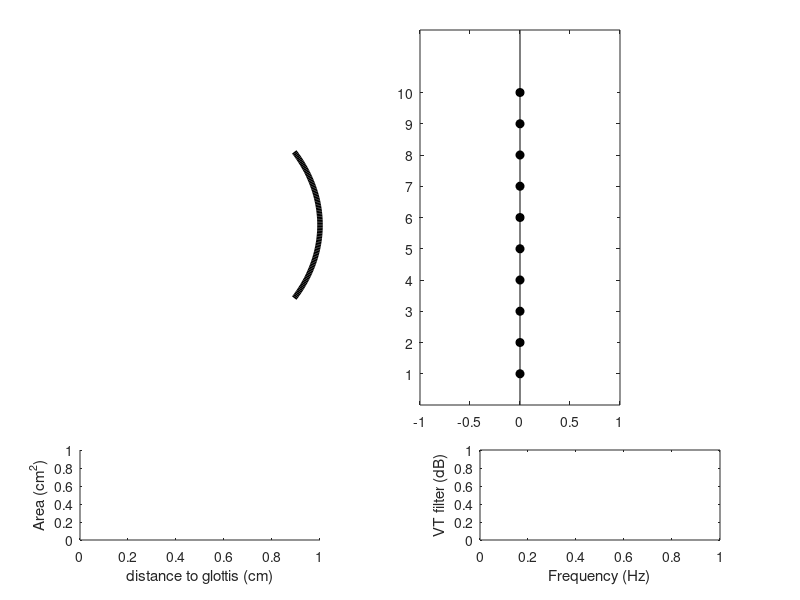

This figure's MATLAB source: (Note: this script raises an error after producing the figure.)
function varargout=diva_vtdisp_Ricky(option,varargin)

if ~nargin||isempty(option), option='init'; end
hfig=[];
if ishandle(option), hfig=option; option=varargin{1}; varargin=varargin(2:end); end

switch(lower(option))
    case 'init'
        %data.state.x=zeros(13,1);
        %[data.state.y,data.state.z,data.state.Outline]=diva_synth(data.state.x);
        
        % setting up figure
        data.handles.hfig=figure('units','norm','position',[.3 .5 .4 .4],'menubar','none','name','DIVA vocal tract display','numbertitle','off','color','w');
        
        % setting up 2D vocal tract
        %data.handles.hax1=axes('units','norm','position',[.05 .3 .45 .65],'color',1*[1 1 1]);
        data.handles.hax1=axes('units','norm','position',[0 .3 .45 .65],'color',1*[1 1 1]);
        
        % memory first (h0 is outline, h1 is fill)
        % ver1 solid moving, dotted fixed
        % ver2 is the opposite
        data.handles.h1_memory=patch(nan,nan,'k','facecolor',.85*[1 1 1],'linestyle','--','edgecolor','none','linewidth',2,'parent',data.handles.hax1);
        % regular 2D representation
        data.handles.h1=patch(nan,nan,'k','facecolor',.85*[1 1 1],'edgecolor','none','linewidth',2,'parent',data.handles.hax1);
        hold(data.handles.hax1,'on'); data.handles.h0=plot(nan,nan,'k','linewidth',2,'parent',data.handles.hax1); hold(data.handles.hax1,'off');
        hold(data.handles.hax1,'on'); data.handles.h0_memory=plot(nan,nan,'k','linestyle',':','linewidth',2,'parent',data.handles.hax1); hold(data.handles.hax1,'off');
        
        axis(data.handles.hax1,'equal','tight');
        set(data.handles.hax1,'xcolor','w','ycolor','w','xtick',[],'ytick',[],'xdir','reverse');
        %set(data.handles.h1,'xdata',real(data.state.Outline),'ydata',imag(data.state.Outline));
        
        % setting up supplementary plots for 2D vocal tract vocalization
        data.handles.hax1a=axes('units','norm','position',[.36 .3 .04 .65]);
        data.handles.hax1b=axes('units','norm','position',[.40 .3 .04 .65]);
        data.handles.hax1c=axes('units','norm','position',[.44 .3 .04 .65]);
        % arc plot data
        t = linspace(150, 210, 100); t2 = linspace(135, 225, 100); t3 = linspace(120, 240, 100);
        x  = 3 * cosd(t);y  = 3 * sind(t);x2 = 4 * cosd(t2);y2 = 4 * sind(t2);x3 = 5 * cosd(t3);y3 = 5 * sind(t3);
        data.handles.h1a = plot(-x+2, -y, 'k-', 'LineWidth', 4, 'parent', data.handles.hax1a,'visible', 'on');
        data.handles.h1b = plot(-x2, -y2, 'k-', 'LineWidth', 4, 'parent', data.handles.hax1b,'visible', 'off');
        data.handles.h1c = plot(-x3, -y3, 'k-', 'LineWidth', 4, 'parent', data.handles.hax1c,'visible', 'off');
        set(data.handles.hax1a, 'YLim', [-4 4], 'XLim', [4.5 5]); set(data.handles.hax1b, 'YLim', [-4 4], 'XLim', [3.3 4]); set(data.handles.hax1c, 'YLim', [-6 6], 'XLim', [3.0 5]);
        set(data.handles.hax1a,'box','off','xtick',[],'ytick',[], 'visible', 'off'); set(data.handles.hax1b,'box','off','xtick',[],'ytick',[], 'visible', 'off'); set(data.handles.hax1c,'box','off','xtick',[],'ytick',[], 'visible', 'off');
        
        % plotting area function
        data.handles.hax2=axes('units','norm','position',[.1 .1 .3 .15],'color',.85*[1 1 1]);
        data.handles.h2=patch(nan,nan,'k','facecolor',1*[1 1 1],'edgecolor','k','linewidth',2,'parent',data.handles.hax2);
        xlabel(data.handles.hax2,'distance to glottis (cm)'); ylabel(data.handles.hax2,'Area (cm^2)');
        % plotting frequency spectrum
        data.handles.hax3=axes('units','norm','position',[.6 .1 .3 .15],'box','off');
        data.handles.h3=plot(nan,nan,'k','color','k','linewidth',2,'parent',data.handles.hax3);
        xlabel(data.handles.hax3,'Frequency (Hz)');
        ylabel(data.handles.hax3,'VT filter (dB)');
        
        % plotting vert 'bar-sliders'
        %data.handles.hax4 = axes('units','norm','position',[.525 .325 .45 .625]);
        %data.handles.hplot4 = bar(zeros(1,13)); % psst you need to plot the bar first, before changing the axes properties
        %data.handles.hax4.YLimMode = 'manual';  % or else it'll just change the Ylim properties to be the default for bar plots!!
        %data.handles.hax4.YLim = [-1 1];        % used to be -3 to 3, but that seemed excessive....
        %data.handles.hplot4.FaceColor = 'flat';
        %data.handles.hplot4 = bar(-3+(3+3)*rand(1,13));
        
        % plotting new horizontal  'bar-sliders'
        % main articulators (1-10)
        %data.handles.hax4 = axes('units','norm','position',[.525 .325 .45 .625]);
        data.handles.hax4 = axes('units','norm','position',[.525 .325 .25 .625]);
        data.handles.hplot4 = barh(zeros(1,10), 'BarWidth', 0.8); % psst you need to plot the bar first, before changing the axes properties
        hold on; data.handles.hplot5=plot(zeros(10,1),1:10,'ko','markerfacecolor','k'); hold off
        labels = diva_vocaltract();
        data.handles.hplot4.FaceColor = 'flat';
        set(data.handles.hax4, 'YLimMode', 'manual', 'YLim', [0.5 10.5], 'XLimMode', 'manual', 'XLim', [-1 1], 'YDir', 'reverse');
        set(data.handles.hax4, 'YTickLabel', labels.Input.Plots_label(2:11));
        %set(data.handles.hax4,'ButtonDownFcn',@mArtdowncallback);
        %set(data.handles.hax4, 'YAxisLocation', 'origin');
        
        % extra articulators (11-13)
        data.handles.hax4b = axes('units','norm','position',[.825 .325 .15 .625]);
        data.handles.hplot4b = bar([11:1:13],[0 .5 .5], 'BarWidth', 0.7); % psst you need to plot the bar first, before changing the axes properties
        hold on; data.handles.hplot5b=plot(11:13,[0 .5 .5],'ko','markerfacecolor','k'); hold off
        data.handles.hplot4b.FaceColor = 'flat';
        set(data.handles.hax4b, 'YLimMode', 'manual', 'YLim', [-1 1], 'XLimMode', 'manual', 'XLim', [10.5 13.5], 'XTickMode', 'manual', 'XTickLabel', {'tension','pressure','voicing'}, 'XTickLabelRotation',45);
        
        set(data.handles.hfig,'WindowButtonDownFcn',@downcallback, 'WindowButtonUpFcn',@upcallback, 'WindowButtonMotionFcn',@overcallback); % callback for when mouse hovers over plot
        
        %for n1=1:13 % this is where the sliders are created, need to replace these with bars (for now)
        %    data.handles.hslider(n1)=uicontrol('units','norm','position',[.6 .90-(n1-1)*.05 .3 .05],'style','slider','min',-3,'max',3,'callback',@(varargin)diva_vtdisp(data.handles.hfig,'setslider',n1));
        %end
        
        % flag for first time setup
        data.setup = 1;
        set(data.handles.hfig,'userdata',data);
        diva_vtdisp_Ricky(data.handles.hfig,'update',[zeros(10,1);0;.5;.5]); % uses 'update' case to initialize default plots
        drawnow;
        
    case 'setslider' % called when a slider is moved, or mouse is released
        %stateData = varargin{1};
        if isempty(hfig), hfig=gcf; end
        data=get(hfig,'userdata');
        n=[];
        %if numel(varargin)>=1, n=varargin{1}; end
        %if numel(varargin)>=2, v=varargin{2}; end
        if isfield(data, 'curBar') && isfield(data, 'curBarVal')
            n=data.curBar;
            v=data.curBarVal;
        elseif isfield(data, 'newVocalT')
            v=0;
        else
            return;
        end
        if isempty(n), n=1:numel(v); end
        try, x=data.state.x(:,end);
        catch, x=zeros(13,1);
        end
        if isfield(data, 'newVocalT')
            x=diva_solveinv(x,data.newVocalT,'outline','lambda',0.02,'center',data.oldVocalT);
            x=max(-1,min(1,x));
            %diva_vtdisp_Ricky(hfig,'test',x,stateData);
            diva_vtdisp_Ricky(hfig,'updsliders',x,data);
            data = rmfield(data,'newVocalT'); % remove vCord var so that GUI doesn't always assume you are changing the vocal cord
        end
        x=repmat(x,[1,100]);
        x(n,:)=[linspace(x(n,1),v,20),repmat(v,1,80)];
        diva_vtdisp_Ricky(hfig,'update',x,data);
        
        %     case 'test'
        %         %clf;
        %         data=get(hfig,'userdata');
        %         [Aud,Som,Outline]=diva_synth(varargin{1},'explicit');
        %         set(data.handles.h1,'xdata',real(Outline),'ydata',imag(Outline));
        %         hold on; plot(Outline,'.-'); hold off; axis equal off;
        
    case 'updsliders'
        if isempty(hfig), hfig=gcf; end
        data=get(hfig,'userdata');
        %stateData = varargin{2};
        %x = varargin{1};
        newVals = varargin{1}';
        % for main articulators
        set(data.handles.hplot4, 'YData', newVals(1:10));
        set(data.handles.hplot5, 'XData', newVals(1:10));
        % for supp articulators
        set(data.handles.hplot4b, 'YData', newVals(11:13));
        set(data.handles.hplot5b, 'YData', newVals(11:13));
        set(data.handles.hfig,'userdata',data);
        
    case 'update'
        %if numel(varargin)> 1
        %    stateData = varargin{2};
        %end
        if isempty(hfig), hfig=gcf; end
        data=get(hfig,'userdata');
        data.state.x=varargin{1};
        
        % vocalization display
        if exist('data', 'var') == 1 && isfield(data, 'curBar')
            if data.curBar == 13
                if data.curBarVal >= 0.6
                    set(data.handles.h1a, 'visible', 'on');
                    set(data.handles.h1b, 'visible', 'on');
                    set(data.handles.h1c, 'visible', 'on');
                    set(data.handles.hfig,'userdata',data);
                elseif data.curBarVal >= 0.3
                    set(data.handles.h1a, 'visible', 'on');
                    set(data.handles.h1b, 'visible', 'on');
                    set(data.handles.h1c, 'visible', 'off');
                    set(data.handles.hfig,'userdata',data);
                elseif data.curBarVal >= 0
                    set(data.handles.h1a, 'visible', 'on');
                    set(data.handles.h1b, 'visible', 'off');
                    set(data.handles.h1c, 'visible', 'off');
                    set(data.handles.hfig,'userdata',data);
                else
                    set(data.handles.h1a, 'visible', 'off');
                    set(data.handles.h1b, 'visible', 'off');
                    set(data.handles.h1c, 'visible', 'off');
                    set(data.handles.hfig,'userdata',data);
                end
            end
        end
        
        if exist('data', 'var') == 1 && isfield(data, 'ready2play')
            if data.ready2play
                %if size(data.state.x,2)>1,
                [data.state.s,data.state.fs]=diva_synth(data.state.x,'sound');
                sound(data.state.s,data.state.fs);
                %end
            end
        end
        
        d=1.0*.75/10;
        fs=4*11025;
        
        %pay attention here for real-time plot update
        %for n=[1:9:size(data.state.x,2)-1,size(data.state.x,2)]
        n=[1:9:size(data.state.x,2)-1,size(data.state.x,2)];
        n=n(end);
        %n = 100;
        
        [data.state.Aud,data.state.Som,data.state.Outline,data.state.af,data.state.filt]=diva_synth(data.state.x(:,n), 'explicit');
        
        % vocal tract configuration
        x=data.state.Outline;
        x(end+1)=x(1);
        
        if data.setup
            set(data.handles.h0,'xdata',real(x),'ydata',imag(x));
            set(data.handles.h0_memory,'xdata',real(x),'ydata',imag(x));
            data.setup = 0;
            set(data.handles.hfig,'userdata',data);
        end
        
        if exist('data', 'var') == 1 && isfield(data, 'ready2play')
            if data.ready2play
                % Vocal tract memory ver 1
                set(data.handles.h0_memory,'xdata',real(x),'ydata',imag(x));
                % ver 2
                %set(data.handles.h0,'xdata',real(x),'ydata',imag(x));
                set(data.handles.hfig,'userdata',data);
            end
        end
        
        % Vocal tract memory ver 1
        set(data.handles.h0,'xdata',real(x),'ydata',imag(x));
        set(data.handles.h1,'xdata',real(x),'ydata',imag(x));
        % ver 2
        %set(data.handles.h0_memory,'xdata',real(x),'ydata',imag(x));
        %set(data.handles.h1_memory,'xdata',real(x),'ydata',imag(x));
        
        
        % area function
        set(data.handles.h2,'xdata',d*[1:numel(data.state.af) numel(data.state.af):-1:1],'ydata',[max(0,data.state.af(:))'/2, -fliplr(max(0,data.state.af(:))')/2]);
        set(data.handles.hax2,'xlim',d*[.5 numel(data.state.af)+.5],'ylim',max(8,max(data.state.af)/2)*[-1 1]);
        
        % frequency spectrum
        x=10*log10(abs(data.state.filt));
        i=find(x(2:end-1)>x(1:end-2)&x(2:end-1)>x(3:end))*fs/numel(data.state.filt)*1e0;
        set(data.handles.h3,'xdata',(0:numel(data.state.filt)-1)*fs/numel(data.state.filt)*1e0,'ydata',x);
        set(data.handles.hax3,'xlim',[0 min(8000,fs/2)]*1e0,'ylim',[-15 max(15,max(x))],'box','off','xtick',i);
        set(data.handles.hax3,'XTickLabelRotation',45); % rotate x-axis label to avoid overlap
        set(data.handles.hfig,'userdata',data);
        %for n1=1:13,set(data.handles.hslider(n1),'value',data.state.x(n1,n));end
        drawnow;
        %end
end

    function currAxis = findCurrAxis(currPoint) 
        % Helper function that determines which axis the user clicked on by
        % comparing the location of the pointer to the axes positions
        % currAxis value is based on the axis number: 
        % '1' = vocal tract plot
        % '4' = main articulator bar plot
        % '4b' = supplementary articulator bar plot
        hfig=gcf;
        data=get(hfig,'userdata');
        xp = currPoint(1);
        yp = currPoint(2);
        mArtPos = data.handles.hax4.Position;
        sArtPos = data.handles.hax4b.Position;
        vCordPos = data.handles.hax1.Position;
        if xp > mArtPos(1) && yp > mArtPos(2) && (xp < (mArtPos(1)+mArtPos(3))) && (yp < (mArtPos(2)+mArtPos(4)))
            currAxis = '4';
        elseif xp > sArtPos(1) && yp > sArtPos(2) && (xp < (sArtPos(1)+sArtPos(3))) && (yp < (sArtPos(2)+sArtPos(4)))
            currAxis = '4b';
        elseif xp > vCordPos(1) && yp > vCordPos(2) && (xp < (vCordPos(1)+vCordPos(3))) && (yp < (vCordPos(2)+vCordPos(4)))
            currAxis = '1';
        else
            currAxis = '0';
        end
    end

    function downcallback(varargin)
        if isempty(hfig), hfig=gcf; end
        data=get(hfig,'userdata');  
        currPoint = get(data.handles.hfig,'currentpoint');
        currAxis = findCurrAxis(currPoint);
        mArtPos=get(data.handles.hax4,'currentpoint');  % get current point rel to axes [x y -; x y -] for main articulators
        sArtPos=get(data.handles.hax4b,'currentpoint'); % for additional articulators
        vCordPos=get(data.handles.hax1,'currentpoint'); % for vocal tract
        % Current point 'pos' is structured as such [xfront, yfront, zfront;xback, yback, zback]
        if strcmp(currAxis, '4b')
            %curBarIdx = round(sArtPos(1));
            data.curBar = round(sArtPos(1));
            if isfield(data, 'vCordPos')
                data = rmfield(data,'vCordPos'); % remove vCord var so that GUI doesn't always assume you are changing the vocal cord
            end
            if isfield(data, 'newVocalT')
                data = rmfield(data,'newVocalT'); 
            end
        elseif  strcmp(currAxis, '4')
            %curBarIdx = round(mArtPos(1,2));
            data.curBar = round(mArtPos(1,2));
            if isfield(data, 'vCordPos')
                data = rmfield(data,'vCordPos'); % remove vCord var so that GUI doesn't always assume you are changing the vocal cord
            end
            if isfield(data, 'newVocalT')
                data = rmfield(data,'newVocalT'); 
            end
        elseif strcmp(currAxis, '1')
            data.vCordPos = vCordPos(1,1:2);
            if isfield(data, 'curBar')
                data = rmfield(data,'curBar'); % remove vCord var so that GUI doesn't always assume you are changing the vocal cord
            end
        else
        end
        %curBarIdx = round(pos2(1));
        %curBarIdx = round(pos2(1,2));
        %data.curBar = curBarIdx;
        % want to store the original position of vocal tract before any
        % dragging
        origVocalTx = get(data.handles.h0,'xdata');
        origVocalTy = get(data.handles.h0,'ydata');
        data.origVocalT = complex(origVocalTx,origVocalTy);
        data.mouseIsDown = true; % recognizes / saves the fact that the mouse is pressed down
        data.ready2play = false;
        set(data.handles.hfig,'userdata',data);
    end

    function upcallback(varargin)
        if isempty(hfig), hfig=gcf; end
        data=get(hfig,'userdata');
        data.mouseIsDown = false;% recognizes / saves the fact that the mous has been let go
        if isfield(data, 'curBar')
            if data.curBar > 10
                data.handles.hplot4b.CData(data.curBar-10,:) = [0 0.4470 0.7410];
            else
                data.handles.hplot4.CData(data.curBar,:) = [0 0.4470 0.7410];
            end
            set(data.handles.hfig,'userdata',data);
            drawnow;
        end
        if isfield(data, 'vCordPos')
            data = rmfield(data,'vCordPos'); % remove vCord var so that GUI doesn't always assume you are changing the vocal cord
        end
        data.ready2play = true;
        set(data.handles.hfig,'userdata',data);
        diva_vtdisp_Ricky(data.handles.hfig,'setslider',data);
        % old
        %diva_vtdisp_Ricky(data.handles.hfig,'setslider',data);
    end

    function overcallback(varargin)    % for when mouse hovers over plot
        if isempty(hfig), hfig=gcf; end
        data=get(hfig,'userdata');
        if isfield(data, 'mouseIsDown')
            if data.mouseIsDown
                %p1=get(0,'pointerlocation');    % get mouse location [x y]
                %p2=get(data.hfig,'position');   % get position of figure [x y w h]
                %pos=p1-p2(1:2); % find mouse position relative to figure
                %set(data.hfig,'currentpoint',pos); % not sure
                
                % handling vocal tract plot clicks
                if isfield(data, 'vCordPos')
                    newPos = get(data.handles.hax1,'currentpoint');
                    xdata = data.handles.h0.XData;
                    ydata = data.handles.h0.YData;
                    distances = sqrt((data.vCordPos(1)-xdata).^2+(data.vCordPos(2)-ydata).^2);
                    [minValue, minIndex] = min(distances);
                    %hold on; plot(xdata(minIndex),ydata(minIndex),'ro'); hold off; % plot nearest index point
                    newx = xdata;
                    newy = ydata;
                    newx(minIndex) = newPos(1,1);
                    newy(minIndex) = newPos(1,2);
                    %hold on; plot(newPos(1,1),newPos(1,2),'bo'); hold off; % plot clicked point
                    newVocalT = complex(newx,newy).'; % this is essentially the 'Outline' var or y' I need
                    newVocalT(1:minIndex-1)=nan;
                    newVocalT(minIndex+1:end)=nan;
                    data.newVocalT = newVocalT(1:end-1,:);
                    %data.oldVocalT = [newx(1:end-1) newy(1:end-1)]; % previous point, but during the drag
                    data.oldVocalT = data.origVocalT(1:end-1,:);     % vocalT at the start of the drag
                    data.ready2play = false;
                    set(data.handles.hfig,'userdata',data);
                    diva_vtdisp_Ricky(data.handles.hfig,'setslider',data);
                end
                
                % handling articulator plot clicks
                if isfield(data, 'curBar')
                    if data.curBar > 10
                        pos=get(data.handles.hax4b,'currentpoint');
                        data.handles.hplot4b.CData(data.curBar-10,:) = [0 0.8 0.8];
                        barLim = max(data.handles.hplot4b.XData);
                        if data.curBar <= barLim && data.curBar > 10.5
                            %data.curBar = curBarIdx;
                            data.curBarVal = pos(1,2);
                            ydata = data.handles.hplot4b.YData;  % get bar plot y data
                            newY = ydata;
                            newY(data.curBar-10) = pos(1,2);
                            %disp(pos2(1,2));
                            data.handles.hplot4b.YData = newY;
                            data.handles.hplot5b.YData = newY;
                            
                            data.ready2play = false;
                            set(data.handles.hfig,'userdata',data);
                            diva_vtdisp_Ricky(data.handles.hfig,'setslider',data);
                            drawnow;
                        end
                    else
                        pos=get(data.handles.hax4,'currentpoint'); % get current point rel to axes [x y -; x y -]
                        data.handles.hplot4.CData(data.curBar,:) = [0 0.8 0.8];
                        barLim = max(data.handles.hplot4.XData);
                        
                        %if curBarIdx <= barLim && curBarIdx > 0.5 && pos2(1,2) >= -3 && pos2(1,2) <= 3
                        if data.curBar <= barLim && data.curBar > 0.5
                            %data.curBar = curBarIdx;
                            data.curBarVal = pos(1);
                            ydata = data.handles.hplot4.YData;
                            newY = ydata;
                            %newY(curBarIdx) = pos2(1,2);
                            newY(data.curBar) = pos(1);
                            %disp(pos2(1,2));
                            data.handles.hplot4.YData = newY;
                            data.handles.hplot5.XData = newY;
                            
                            data.ready2play = false;
                            set(data.handles.hfig,'userdata',data);
                            diva_vtdisp_Ricky(data.handles.hfig,'setslider',data);
                            drawnow;
                        end
                    end
                end
            end
        end
    end
end
